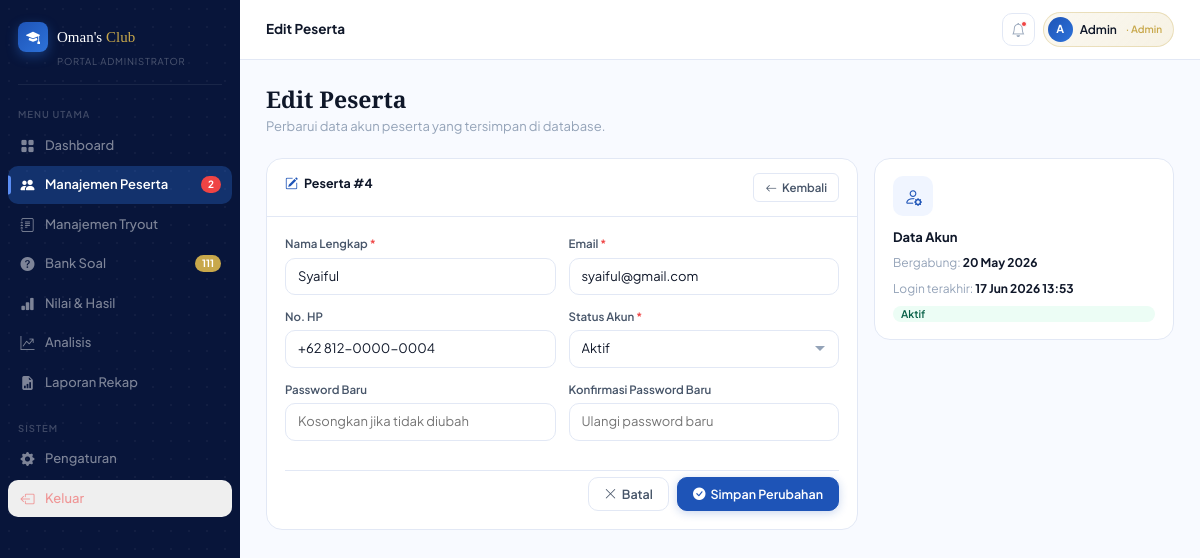
Screenshot of /Admin/edit-peserta?id=4 (signed in) with the database file from the repository.
### tables this page shows
CREATE TABLE IF NOT EXISTS `user` (
  `id_user` int unsigned NOT NULL AUTO_INCREMENT,
  `nama` varchar(100) NOT NULL,
  `email` varchar(150) NOT NULL,
  `password` varchar(255) NOT NULL COMMENT 'bcrypt hash',
  `no_hp` varchar(20) DEFAULT NULL,
  `role` enum('admin','peserta') NOT NULL DEFAULT 'peserta',
  `status` enum('aktif','nonaktif') NOT NULL DEFAULT 'aktif',
  `foto` varchar(255) DEFAULT NULL COMMENT 'path file foto profil',
  `last_login` datetime DEFAULT NULL,
  `created_at` datetime NOT NULL DEFAULT CURRENT_TIMESTAMP,
  `updated_at` datetime NOT NULL DEFAULT CURRENT_TIMESTAMP ON UPDATE CURRENT_TIMESTAMP,
  PRIMARY KEY (`id_user`),
  UNIQUE KEY `uq_email` (`email`),
  KEY `idx_role` (`role`),
  KEY `idx_status` (`status`)
);

### app/Kontrol/Admin/AdminPage.php (called while the page is built, shortened)
<?php
function AEditPeserta(){
    $idUser = (int) ($_GET['id'] ?? 0);
    $peserta = db_fetch("SELECT id_user, nama, email, no_hp, status, created_at, last_login FROM user WHERE id_user = ? AND role = 'peserta'", [$idUser]);
    include BASE_PATH . "/app/Tampilan/Layout/Admin-layout.php";
}
?>

### app/Pusat/routing.php (called while the page is built, shortened)
<?php
$routes = [];
function request($uri, $method) {
    global $routes;
    $uri = parse_url($uri, PHP_URL_PATH);
    $method = strtoupper($_POST['_method'] ?? $method);
    $callback = $routes[$method][$uri] ?? null;
    call_user_func($callback);
}
?>

### public/index.php (called while the page is built, shortened)
<?php
require BASE_PATH . '/app/Pusat/db.php';
require BASE_PATH . '/app/Pusat/routing.php';
request($_SERVER['REQUEST_URI'], $_SERVER['REQUEST_METHOD']);
?>

### app/Pusat/db.php (called while the page is built, shortened)
<?php
class DatabasePool
{
    private static array $connections = [];
    private static ?array $env = null;
    public static function connection(string $name = 'default'): PDO
    {
        if (isset(self::$connections[$name])) {
            return self::$connections[$name];
        }
        $config = self::config();
        $dsn = sprintf(
            'mysql:host=%s;port=%s;dbname=%s;charset=%s',
            $config['host'],
            $config['port'],
            $config['database'],
            $config['charset']
        );
        self::$connections[$name] = new PDO($dsn, $config['username'], $config['password'], [
            PDO::ATTR_ERRMODE => PDO::ERRMODE_EXCEPTION,
            PDO::ATTR_DEFAULT_FETCH_MODE => PDO::FETCH_ASSOC,
            PDO::ATTR_EMULATE_PREPARES => false,
            PDO::ATTR_PERSISTENT => true,
            PDO::MYSQL_ATTR_INIT_COMMAND => "SET NAMES {$config['charset']} COLLATE utf8mb4_unicode_ci",
        ]);
        return self::$connections[$name];
    }
    public static function query(string $sql, array $params = []): PDOStatement
    {
        $statement = self::connection()->prepare($sql);
        $statement->execute($params);
        return $statement;
    }
    public static function fetch(string $sql, array $params = []): ?array
    {
        $row = self::query($sql, $params)->fetch();
        return $row === false ? null : $row;
    }
    public static function config(): array
    {
        $env = self::env();
        return [
            'host' => $env['DB_HOST'] ?? '127.0.0.1',
            'port' => $env['DB_PORT'] ?? '3306',
            'database' => $env['DB_DATABASE'] ?? 'db_tryout_cpns',
            'username' => $env['DB_USERNAME'] ?? 'root',
            'password' => $env['DB_PASSWORD'] ?? '',
            'charset' => $env['DB_CHARSET'] ?? 'utf8mb4',
        ];
    }
    private static function env(): array
    {
        self::$env = [];
        $path = defined('BASE_PATH') ? BASE_PATH . '/.env' : dirname(__DIR__, 2) . '/.env';
        foreach (file($path, FILE_IGNORE_NEW_LINES | FILE_SKIP_EMPTY_LINES) as $line) {
            $line = trim($line);
            if ($line === '' || str_starts_with($line, '#') || !str_contains($line, '=')) {
                continue;
            }
            [$key, $value] = explode('=', $line, 2);
            $key = trim($key);
            $value = trim($value);
            $value = trim($value, "\"'");
            self::$env[$key] = $value;
        }
        return self::$env;
    }
}
function db_fetch(string $sql, array $params = []): ?array
{
    return DatabasePool::fetch($sql, $params);
}
?>

### app/Tampilan/Halaman/Admin/edit-peserta-admin.php (the view, shortened to what this page needs)
<div class="page active" id="pg-edit-peserta">
  <div class="page-body">
    <div class="page-heading anim">
      <h2>Edit Peserta</h2>
      <p>Perbarui data akun peserta yang tersimpan di database.</p>
    </div>
    <div style="display:grid;grid-template-columns:minmax(0,1fr) 300px;gap:16px;align-items:start;" class="anim anim-d1 add-peserta-grid">
      <div class="card">
        <div class="card-head">
          <div class="card-title"><i class="bi bi-pencil-square"></i> Peserta #<?= (int) $peserta['id_user'] ?></div>
          <a href="<?= BASE_URL ?>/Admin/kelola-peserta" class="btn btn-ghost btn-sm"><i class="bi bi-arrow-left"></i> Kembali</a>
        </div>
        <form id="formEditPeserta" method="post" action="<?= BASE_URL ?>/Admin/peserta" style="padding:18px;" autocomplete="off">
          <div class="form-row">
            <div class="form-group">
              <label class="form-label" for="nama">Nama Lengkap <span class="req">*</span></label>
              <input class="form-input" type="text" id="nama" name="nama" value="<?= htmlspecialchars($peserta['nama']) ?>" required>
            </div>
            <div class="form-group">
              <label class="form-label" for="email">Email <span class="req">*</span></label>
              <input class="form-input" type="email" id="email" name="email" value="<?= htmlspecialchars($peserta['email']) ?>" required>
            </div>
          </div>
          <div class="form-row">
            <div class="form-group">
              <label class="form-label" for="no_hp">No. HP</label>
              <input class="form-input" type="tel" id="no_hp" name="no_hp" value="<?= htmlspecialchars($peserta['no_hp'] ?? '') ?>" placeholder="+62 812-0000-0000">
            </div>
            <div class="form-group">
              <label class="form-label" for="status">Status Akun <span class="req">*</span></label>
              <select class="form-select" id="status" name="status" required>
                <option value="aktif" <?= $peserta['status'] === 'aktif' ? 'selected' : '' ?>>Aktif</option>
              </select>
            </div>
          </div>
          <div class="form-row">
            <div class="form-group">
              <label class="form-label" for="password">Password Baru</label>
              <input class="form-input" type="password" id="password" name="password" placeholder="Kosongkan jika tidak diubah" minlength="8">
            </div>
            <div class="form-group">
              <label class="form-label" for="konfirmasi_password">Konfirmasi Password Baru</label>
              <input class="form-input" type="password" id="konfirmasi_password" name="konfirmasi_password" placeholder="Ulangi password baru" minlength="8">
            </div>
          </div>
          <div style="display:flex;justify-content:flex-end;gap:8px;padding-top:6px;border-top:1px solid var(--smoke);margin-top:16px;">
            <a href="<?= BASE_URL ?>/Admin/kelola-peserta" class="btn btn-ghost"><i class="bi bi-x-lg"></i> Batal</a>
            <button type="submit" class="btn btn-primary"><i class="bi bi-check-circle-fill"></i> Simpan Perubahan</button>
          </div>
        </form>
      </div>
      <div class="card" style="padding:17px 18px;">
        <div style="width:40px;height:40px;border-radius:10px;background:var(--frost);color:var(--blue-main);display:flex;align-items:center;justify-content:center;font-size:18px;margin-bottom:12px;">
          <i class="bi bi-person-gear"></i>
        </div>
        <div style="font-size:13px;font-weight:700;color:var(--ink);margin-bottom:6px;">Data Akun</div>
        <div style="display:grid;gap:8px;font-size:12px;color:var(--ash);line-height:1.5;">
          <div>Bergabung: <strong style="color:var(--ink);"><?= htmlspecialchars(date('d M Y', strtotime($peserta['created_at']))) ?></strong></div>
          <div>Login terakhir: <strong style="color:var(--ink);"><?= $peserta['last_login'] ? htmlspecialchars(date('d M Y H:i', strtotime($peserta['last_login']))) : '-' ?></strong></div>
          <span class="badge <?= $peserta['status'] === 'aktif' ? 'badge-pass' : 'badge-fail' ?>"><?= ucfirst($peserta['status']) ?></span>
        </div>
      </div>
    </div>
  </div>
</div>

### public/Styles/Basis/variables.css (style rules this page uses)
:root { --navy: #08153A; --blue-dark: #0D2149; --blue-mid: #1A3D7C; --blue-main: #1E54B7; --blue-bright: #2D72D9; --blue-light: #5B8EF5; --blue-pale: #DAE5FD; --blue-ghost: #EBF2FE; --frost: #F0F5FF; --white: #FFFFFF; --off-white: #F7FAFF; --ink: #0F1729; --slate: #475569; --ash: #94A3B8; --smoke: #E2E8F5; --cloud: #F8FAFF; --gold: #C8A84B; --gold-light: #F0D070; --emerald: #10B981; --crimson: #EF4444; --amber: #F59E0B; --sb-w: 240px; --bar-h: 60px; --r-lg: 16px; --r-md: 10px; --r-sm: 6px; --r-xs: 4px; --shadow-sm: 0 1px 2px 0 rgb(0 0 0 / 0.05); --shadow-md: 0 4px 6px -1px rgb(0 0 0 / 0.1); --shadow-lg: 0 10px 15px -3px rgb(0 0 0 / 0.1); --shadow-xl: 0 20px 25px -5px rgb(0 0 0 / 0.1); --transition-fast: 0.15s ease; --transition-normal: 0.22s ease; --transition-slow: 0.3s ease; --z-dropdown: 100; --z-sticky: 200; --z-sidebar: 300; --z-modal: 500; --z-toast: 600; }

### public/Styles/Layout/main.css (style rules this page uses)
.page { display: none; flex: 1; }
.page.active { display: block; }
.page-body { padding: 26px; max-width: 1200px; }
.page-heading { margin-bottom: 22px; }
.page-heading h2 { font-family: 'Playfair Display', serif; font-size: 23px; color: var(--ink); line-height: 1.2; margin-bottom: 3px; }
.page-heading p { font-size: 13px; color: var(--ash); }

### public/Styles/Komponen/cards.css (style rules this page uses)
.card { background: var(--white); border: 1px solid var(--smoke); border-radius: var(--r-lg); transition: box-shadow var(--transition-normal), border-color var(--transition-normal); }
.card-head { padding: 14px 18px; border-bottom: 1px solid var(--smoke); display: flex; align-items: center; justify-content: space-between; }
.card-title { font-size: 12.5px; font-weight: 700; color: var(--ink); display: flex; align-items: center; gap: 6px; }
.card-title i { color: var(--blue-main); font-size: 13px; }

### public/Styles/Komponen/buttons.css (style rules this page uses)
.btn { display: inline-flex; align-items: center; gap: 5px; font-family: 'Plus Jakarta Sans', sans-serif; font-size: 12.5px; font-weight: 600; padding: 7px 15px; border-radius: var(--r-md); cursor: pointer; transition: all var(--transition-fast); border: 1.5px solid transparent; text-decoration: none; }
.btn-primary { background: var(--blue-main); color: #fff; border-color: var(--blue-main); box-shadow: 0 2px 10px rgba(30, 84, 183, 0.24); }
.btn-ghost { background: transparent; color: var(--slate); border-color: var(--smoke); }
.btn-sm { padding: 5px 11px; font-size: 11.5px; border-radius: var(--r-sm); }

### public/Styles/Komponen/forms.css (style rules this page uses)
.form-row { display: grid; grid-template-columns: 1fr 1fr; gap: 13px; }
.form-group { margin-bottom: 13px; }
.form-group:last-child { margin-bottom: 0; }
.form-label { display: block; font-size: 11.5px; font-weight: 600; color: var(--slate); margin-bottom: 5px; }
.form-label .req { color: var(--crimson); }
.form-input { width: 100%; padding: 8px 12px; border: 1.5px solid var(--smoke); border-radius: var(--r-md); font-size: 13px; font-family: 'Plus Jakarta Sans', sans-serif; color: var(--ink); background: var(--white); outline: none; transition: all var(--transition-fast); }
.form-select { width: 100%; padding: 8px 12px; border: 1.5px solid var(--smoke); border-radius: var(--r-md); font-size: 13px; font-family: 'Plus Jakarta Sans', sans-serif; color: var(--ink); background: var(--white); outline: none; transition: all var(--transition-fast); cursor: pointer; appearance: none; background-repeat: no-repeat; background-position: right 12px center; }

### public/Styles/Komponen/badges.css (style rules this page uses)
.badge { display: inline-flex; align-items: center; gap: 3px; font-size: 10.5px; font-weight: 600; padding: 3px 8px; border-radius: 20px; }
.badge-pass { background: #ECFDF5; color: #065F46; }

### public/Styles/FItur/animations.css (style rules this page uses)
.anim { animation: fadeSlideUp 0.36s ease both; }
.anim-d1 { animation-delay: 0.06s; }

### rows the page displays
user: id_user "4", nama "Syaiful", email "syaiful@gmail.com", no_hp "+62 812-0000-0004", status "Aktif", created_at "20 May 2026", last_login "17 Jun 2026 13:53"

### other values shown
$item['label'] "Dashboard"
$item['label'] "Manajemen Peserta"
$item['badge'] "2"
$item['label'] "Manajemen Tryout"
$item['label'] "Bank Soal"
$item['badge'] "111"
$item['label'] "Nilai & Hasil"
$item['label'] "Analisis"
$item['label'] "Laporan Rekap"
$item['label'] "Pengaturan"
$topbarTitle "Edit Peserta"
